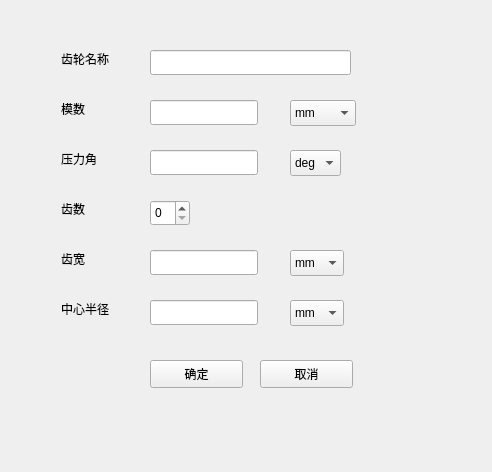
<?xml version="1.0" encoding="UTF-8"?>
<ui version="4.0">
 <class>GearParameterWidget</class>
 <widget class="QWidget" name="GearParameterWidget">
  <property name="geometry">
   <rect>
    <x>0</x>
    <y>0</y>
    <width>492</width>
    <height>472</height>
   </rect>
  </property>
  <property name="windowTitle">
   <string>Form</string>
  </property>
  <widget class="QPushButton" name="cancelButton">
   <property name="geometry">
    <rect>
     <x>260</x>
     <y>360</y>
     <width>93</width>
     <height>28</height>
    </rect>
   </property>
   <property name="text">
    <string>取消</string>
   </property>
  </widget>
  <widget class="QPushButton" name="okButton">
   <property name="geometry">
    <rect>
     <x>150</x>
     <y>360</y>
     <width>93</width>
     <height>28</height>
    </rect>
   </property>
   <property name="text">
    <string>确定</string>
   </property>
  </widget>
  <widget class="QLineEdit" name="lineEdit_7">
   <property name="geometry">
    <rect>
     <x>150</x>
     <y>100</y>
     <width>108</width>
     <height>25</height>
    </rect>
   </property>
  </widget>
  <widget class="QComboBox" name="comboBox_7">
   <property name="geometry">
    <rect>
     <x>290</x>
     <y>100</y>
     <width>66</width>
     <height>26</height>
    </rect>
   </property>
   <item>
    <property name="text">
     <string>mm</string>
    </property>
   </item>
   <item>
    <property name="text">
     <string>inch-1</string>
    </property>
   </item>
  </widget>
  <widget class="QLabel" name="label_8">
   <property name="geometry">
    <rect>
     <x>61</x>
     <y>100</y>
     <width>24</width>
     <height>18</height>
    </rect>
   </property>
   <property name="text">
    <string>模数</string>
   </property>
  </widget>
  <widget class="QLabel" name="label_6">
   <property name="geometry">
    <rect>
     <x>61</x>
     <y>150</y>
     <width>36</width>
     <height>18</height>
    </rect>
   </property>
   <property name="text">
    <string>压力角</string>
   </property>
  </widget>
  <widget class="QLineEdit" name="lineEdit_5">
   <property name="geometry">
    <rect>
     <x>150</x>
     <y>150</y>
     <width>108</width>
     <height>25</height>
    </rect>
   </property>
  </widget>
  <widget class="QComboBox" name="comboBox_5">
   <property name="geometry">
    <rect>
     <x>290</x>
     <y>150</y>
     <width>51</width>
     <height>26</height>
    </rect>
   </property>
   <item>
    <property name="text">
     <string>deg</string>
    </property>
   </item>
   <item>
    <property name="text">
     <string>rev</string>
    </property>
   </item>
   <item>
    <property name="text">
     <string>rad</string>
    </property>
   </item>
  </widget>
  <widget class="QLabel" name="label_10">
   <property name="geometry">
    <rect>
     <x>61</x>
     <y>200</y>
     <width>24</width>
     <height>18</height>
    </rect>
   </property>
   <property name="text">
    <string>齿数</string>
   </property>
  </widget>
  <widget class="QSpinBox" name="spinBox_2">
   <property name="geometry">
    <rect>
     <x>150</x>
     <y>200</y>
     <width>40</width>
     <height>26</height>
    </rect>
   </property>
   <property name="focusPolicy">
    <enum>Qt::WheelFocus</enum>
   </property>
  </widget>
  <widget class="QComboBox" name="comboBox_8">
   <property name="geometry">
    <rect>
     <x>290</x>
     <y>250</y>
     <width>54</width>
     <height>26</height>
    </rect>
   </property>
   <item>
    <property name="text">
     <string>mm</string>
    </property>
   </item>
   <item>
    <property name="text">
     <string>cm</string>
    </property>
   </item>
   <item>
    <property name="text">
     <string>dm</string>
    </property>
   </item>
   <item>
    <property name="text">
     <string>ft</string>
    </property>
   </item>
   <item>
    <property name="text">
     <string>inch</string>
    </property>
   </item>
  </widget>
  <widget class="QLabel" name="label_9">
   <property name="geometry">
    <rect>
     <x>61</x>
     <y>250</y>
     <width>24</width>
     <height>18</height>
    </rect>
   </property>
   <property name="text">
    <string>齿宽</string>
   </property>
  </widget>
  <widget class="QLineEdit" name="lineEdit_8">
   <property name="geometry">
    <rect>
     <x>150</x>
     <y>250</y>
     <width>108</width>
     <height>25</height>
    </rect>
   </property>
  </widget>
  <widget class="QLabel" name="label_7">
   <property name="geometry">
    <rect>
     <x>61</x>
     <y>300</y>
     <width>48</width>
     <height>18</height>
    </rect>
   </property>
   <property name="text">
    <string>中心半径</string>
   </property>
  </widget>
  <widget class="QComboBox" name="comboBox_6">
   <property name="geometry">
    <rect>
     <x>290</x>
     <y>300</y>
     <width>54</width>
     <height>26</height>
    </rect>
   </property>
   <item>
    <property name="text">
     <string>mm</string>
    </property>
   </item>
   <item>
    <property name="text">
     <string>cm</string>
    </property>
   </item>
   <item>
    <property name="text">
     <string>dm</string>
    </property>
   </item>
   <item>
    <property name="text">
     <string>inch</string>
    </property>
   </item>
   <item>
    <property name="text">
     <string>ft</string>
    </property>
   </item>
  </widget>
  <widget class="QLineEdit" name="lineEdit_6">
   <property name="geometry">
    <rect>
     <x>150</x>
     <y>300</y>
     <width>108</width>
     <height>25</height>
    </rect>
   </property>
  </widget>
  <widget class="QLabel" name="label">
   <property name="geometry">
    <rect>
     <x>61</x>
     <y>50</y>
     <width>55</width>
     <height>18</height>
    </rect>
   </property>
   <property name="text">
    <string>齿轮名称</string>
   </property>
  </widget>
  <widget class="QLineEdit" name="lineEdit">
   <property name="geometry">
    <rect>
     <x>150</x>
     <y>50</y>
     <width>201</width>
     <height>25</height>
    </rect>
   </property>
  </widget>
 </widget>
 <resources/>
 <connections/>
</ui>
